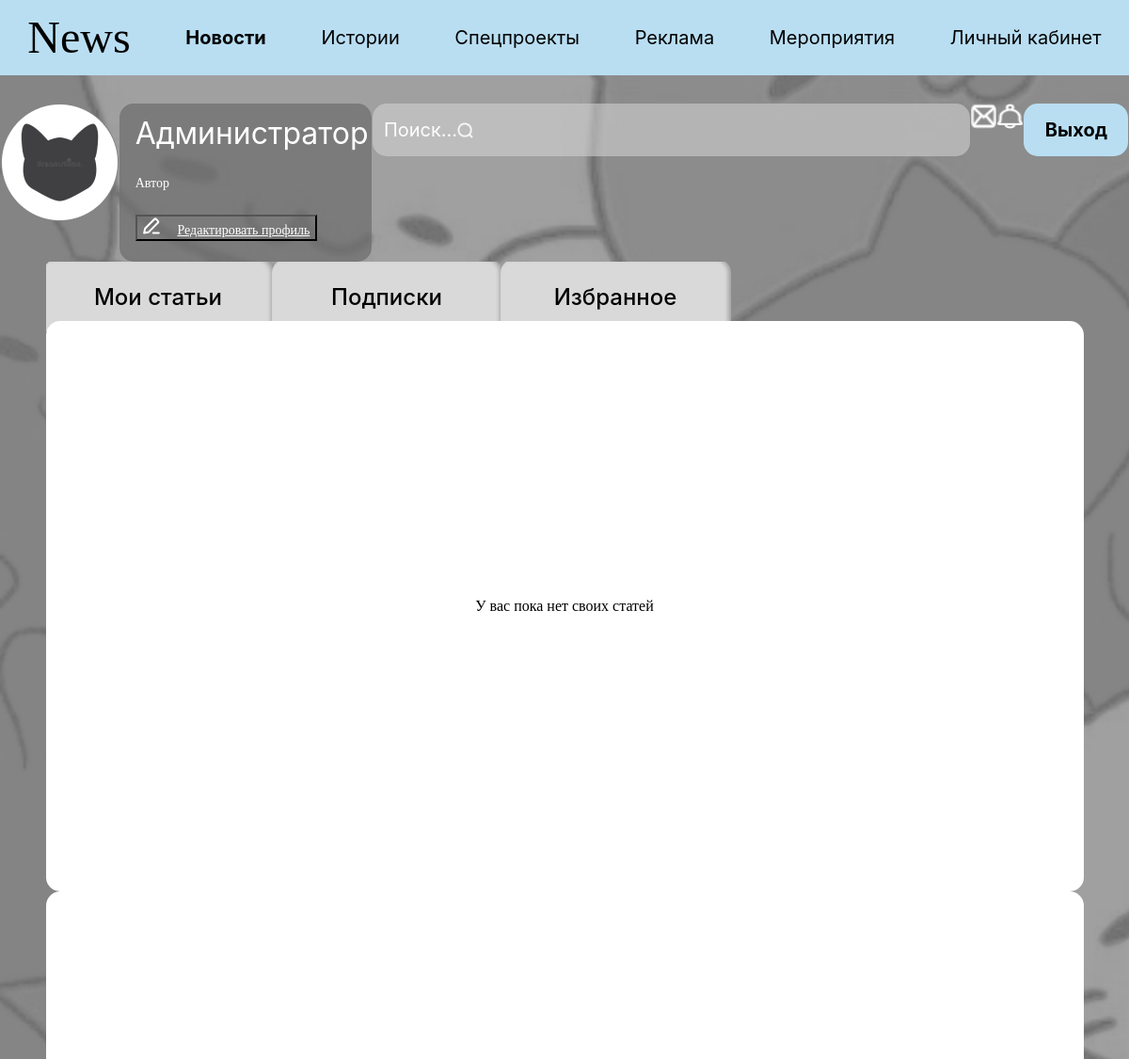
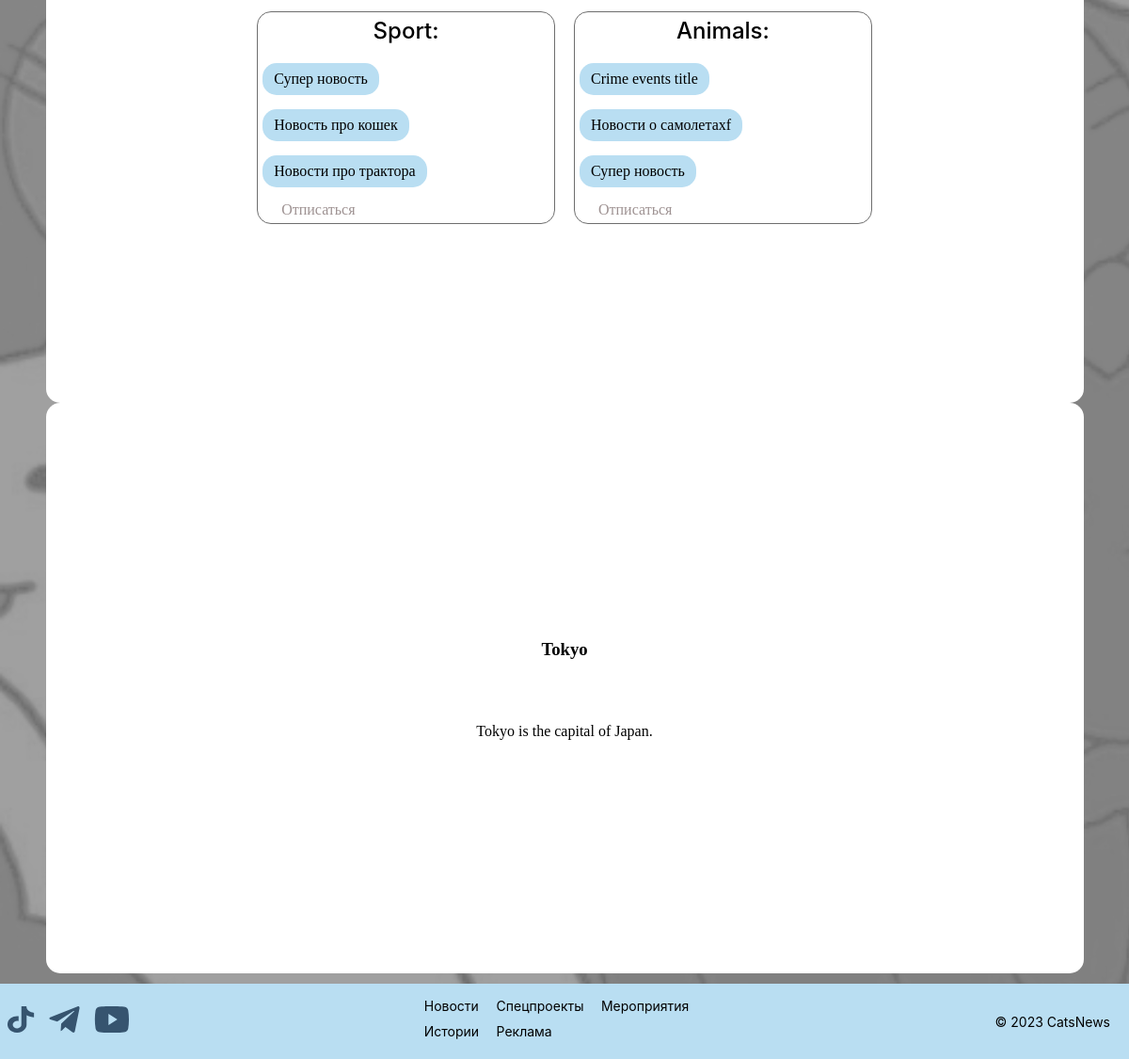
Page /profile/3/ (signed in) on the committed database (2 pictures, top to bottom).
### news/models.py (models this page shows, shortened)
class Category(models.Model):
    category = models.CharField(max_length=128, unique=True)
    subscribers = models.ManyToManyField(User, blank=True)

class Post(models.Model):
    artickle = 'ar'
    news = 'nw'
    TYPES = [
        (artickle, 'статья'),
        (news, 'новость')
    ]
    author = models.ForeignKey(Author, on_delete=models.CASCADE, default=artickle)
    type = models.CharField(max_length=2, choices=TYPES, default=artickle)
    pub_date = models.DateTimeField(auto_now_add=True)
    category = models.ManyToManyField(Category, through='PostCategory')
    title = models.CharField(max_length=250)
    content = models.TextField()
    rating = models.IntegerField(default=0)

### news/views.py (the view)
# urls.py: path('profile/<int:pk>/', UserProfile.as_view(), name='profile'),
class UserProfile(LoginRequiredMixin, DetailView):
    model = User
    template_name = 'accounts/profile.html'
    context_object_name = 'user'
    def get_context_data(self, **kwargs):
        context = super().get_context_data(**kwargs)
        user = self.request.user
        categories = []
        for category in Category.objects.all():
            for subscribe in category.subscribers.all():
                if subscribe==user:
                    categories.append(category)
        context['categories'] = categories
        posts = {}
        for category in categories:
            posts[category]=[]
            for post in Post.objects.all():
                for cat in post.category.all():
                    if cat == category:
                        posts[category].append(post)
        context['posts'] = posts
        if not user.groups.filter(name='authors').exists():
            context['status'] = "Читатель"
            context['author_posts'] = None
        else:
            context['status'] = "Автор"
            author_posts = []
            for post in Post.objects.all():
                if str(post.author) == str(user):
                    author_posts.append(post)
            context['author_posts'] = author_posts
        return context

### news/models.py (called while the page is built)
    def __str__(self):
        return f'{self.user}'

### templates/accounts/profile.html (shortened to what this page needs)
{% extends 'default.html' %}
{% load static %}
{% block style %}
<link type="text/css" href="{% static 'css/accounts/profile.css' %}" rel="stylesheet" />
{% endblock style %}
{% block content %}
<div id="profile_page">
    <div class="topProfilePage">
        <img src="{% static 'assets/avatar.png' %}" alt="avatar" width="125px" height="125px">
        <div class="user_info">
            <div class="userName">{{ user.username }}</div>
            <div class="status">{{ status }}</div>
            <button id="edit_profile">
                <span id="edit_profile_caption">Редактировать профиль</span>
            </button>
        </div>
        <div class="profile_search">
            <span>Поиск...</span>
            <img src="{% static 'assets/search.png' %}" alt="search" width="17px" height="17px">
        </div>
        <div class="profileMessages">
            <img src="{% static 'assets/message.png' %}" alt="search" width="27px" height="27px">
        </div>
        <div class="profileNotifications">
            <img src="{% static 'assets/notify.png' %}" alt="search" width="27px" height="27px">
        </div>
        <div class="exitBtn">
            <a href="{% url 'news:logout' %}" style="font-weight: 700;">Выход</a>
        </div>
    </div>
    <div class="userInfoWindow">
        <div class="tab">
            <button class="tablinks" onclick="openTab(event, 'tab__articles')">Мои статьи</button>
            <button class="tablinks" id = "article__button" onclick="openTab(event, 'tab__subscribe')">Подписки</button>
            <button class="tablinks" onclick="openTab(event, 'tab__favorite')">Избранное</button>
        </div>
        <div id="tab__articles" class="tabcontent">
            {% if status == "Автор" %}
                {% if author_posts %}
                <div class="author__posts">
                    {% for post in author_posts %}
                    <div class="author__post">
                        <div class="author__post__title">{{post.title}}</div>
                        <div class="author__post__body">{{post.content}}</div>
                        <div class="author__post__date">
                            <a href="{% url 'news:post_update' post.id %}">
                                <svg width="18" height="18" viewBox="0 0 18 18" fill="none" xmlns="http://www.w3.org/2000/svg">
                                    <path d="M10.8 16.5516H16.8M1.20001 16.5516L5.566 15.6719C5.79777 15.6252 6.01059 15.511 6.17773 15.3438L15.9514 5.56478C16.42 5.09592 16.4197 4.33593 15.9507 3.86747L13.8803 1.7994C13.4115 1.33113 12.6519 1.33145 12.1835 1.80011L2.40877 11.5802C2.24196 11.7471 2.12806 11.9594 2.08132 12.1907L1.20001 16.5516Z" stroke="#747474" stroke-width="2" stroke-linecap="round" stroke-linejoin="round"/>
                                </svg>
                            </a>
                            {{post.pub_date}}
                        </div>
                    </div>
                    {% endfor %}
                </div>
                {% else %}
                    <p>У вас пока нет своих статей</p>
                {% endif %}
            {% endif %}
        </div>
        <div id="tab__subscribe" class="tabcontent">
            <div class="subscribes">
                {% for category in categories %}
                    {% for subscribe in category.subscribers.all %}
                        {% if subscribe == user %}
                            <div class="subscribe_block">
                                <div class="subscribe__category">{{ category.category }}:</div>
                                <div class="subscribe__posts">
                                    {% for cat, post in posts.items %}
                                    {% if cat == category %}
                                        {% for pos in post %}
                                            <div class="subscribe__post__title">{{ pos.title }}</div>
                                        {% endfor %}
                                    {% endif %}
                                    {% endfor %}
                                </div>
                                <div class="subscribe__signout"><a href="{% url 'news:unsubscribe' category.id %}">Отписаться</a></div>
                            </div>
                        {% endif %}
                    {% endfor %}
                {% endfor %}
            </div>
        </div>
        <div id="tab__favorite" class="tabcontent">
            <h3>Tokyo</h3>
            <p>Tokyo is the capital of Japan.</p>
        </div>
    </div>
</div>
{% endblock content %}

### templates/default.html (shortened to what this page needs)
{% load static %}
<!DOCTYPE html>
<html lang="en">
<head>
    <link type="text/css" href="{% static 'css/styles.css' %}" rel="stylesheet" />
    {% block style %}
    {% endblock style %}
</head>
<body>
    <header>
        <div id="icon">News</div>
        <div class="category"><a href="{% url 'news:posts' %}" style="font-weight: 700;">Новости</a></div>
        <div class="category"><a href="#">Истории</a></div>
        <div class="category"><a href="#">Спецпроекты</a></div>
        <div class="category"><a href="#">Реклама</a></div>
        <div class="category"><a href="#">Мероприятия</a></div>
        {% if user.id %}
            <div class="category"><a href="{% url 'news:profile' user.id %}">Личный кабинет</a></div>
        {% endif %}
    </header>
    <section class="main_content">
        {% block content %}
        {% endblock content %}
    </section>
    <footer>
        <div id="social">
            <div>
            </div>
            <div>
            </div>
            <div>
            </div>
        </div>
        <div id="labels">
            <div class="label">Новости</div>
            <div class="label">Истории</div>
            <div class="label">Спецпроекты</div>
            <div class="label">Реклама</div>
            <div class="label">Мероприятия</div>
        </div>
        <div id = 'copyright'>
            © 2023 CatsNews
        </div>
    </footer>
</body>
</html>

### static/css/styles.css (style rules this page uses)
body { margin: 0; padding: 0; }
header { position: fixed; width: 100%; height: 80px; background-color: #B9DEF2; display: flex; justify-content: space-around; align-items: center; margin:0; padding: 0; z-index: 1; }
.main_content { position: relative; }
#icon { font-family: 'Itim'; font-style: normal; font-weight: 400; font-size: 48px; line-height: 58px; }
.category { height: 100%; width: auto; }
.category > a { display: flex; align-items: center; text-align: center; text-decoration: none; font-family: 'Inter'; font-style: normal; font-weight: 400; font-size: 20px; line-height: 24px; color: black; height: 100%; width: 100%; }
.main_content { display: flex; background: url(../assets/back.png); background-size: cover; background-color: grey; background-blend-mode: luminosity; min-height: 54em; padding-bottom: 80px; padding-top: 110px; }
footer { position: fixed; display: flex; justify-content: space-between; bottom: 0; width: 100%; height: 80px; background-color: #B9DEF2; }
#social { display: flex; height: 100%; width: 12%; align-items: center; justify-content: space-around; }
#labels { display: flex; flex-direction: column; flex-wrap: wrap; margin-top: 10px; width: 25%; height: 100%; }
.label { display: flex; align-items: center; font-family: 'Inter'; font-style: normal; font-weight: 400; font-size: 14px; line-height: 17px; margin: 5px 0; }
#copyright { display: flex; font-family: 'Inter'; font-style: normal; font-weight: 400; font-size: 14px; line-height: 17px; height: 100%; align-items: center; padding-right: 20px; }

### static/css/accounts/profile.css (style rules this page uses)
#profile_page { display: flex; flex-direction: column; width: 100%; }
.topProfilePage { display: flex; width: 100%; justify-content: space-around; }
.user_info { display: flex; flex-direction: column; align-items: flex-start; padding: 12px 17px; width: 234px; height: 144px; background: rgba(112, 112, 112, 0.77); border-radius: 15px; }
.userName { font-family: 'Inter'; font-weight: 400; font-size: 32px; line-height: 39px; color: #FFFFFF; margin-bottom: 25px; }
.status { font-family: 'Itim'; font-weight: 200; font-size: 14px; line-height: 17px; color: #FFFFFF; margin-bottom: 25px; }
#edit_profile { background: none; }
#edit_profile_caption { font-family: 'Itim'; font-weight: 400; font-size: 14px; text-decoration-line: underline; color: #FFFFFF; margin-left: 15px; }
.profile_search { display: flex; align-items: center; padding: 8px 12px; width: 611px; height: 40px; background: rgba(210, 210, 210, 0.59); border-radius: 15px; }
.profile_search>span { font-family: 'Inter'; font-weight: 400; font-size: 20px; color: #FFFFFF; }
.exitBtn>a { display: flex; justify-content: center; align-items: center; padding: 8px 12px; width: 87px; height: 40px; background: #B9DEF2; border-radius: 15px; font-family: 'Inter'; font-weight: 400; font-size: 20px; color: #000000; text-decoration: none; }
.userInfoWindow { margin: 0 auto; }
.tab { overflow: hidden; }
.tab button { width: 245px; height: 80px; background: #D9D9D9; box-shadow: inset -3px 0px 4px rgba(0, 0, 0, 0.25); border-radius: 15px 15px 0px 0px; margin: -3px; font-family: 'Inter'; font-weight: 500; font-size: 24px; line-height: 29px; border: 0; }
.tabcontent { position: relative; top:-11px; width: 1103px; height: 606px; background: #FFFFFF; border-radius: 15px; box-sizing: border-box; display: flex; flex-direction: column; justify-content: center; align-items: center; padding: 20px; gap: 32px; }
.subscribes { display: flex; }
.subscribe_block { display: flex; flex-direction: column; justify-items: flex-start; border: 1px solid #6E6E6E; border-radius: 15px; padding: 5px; flex-wrap: wrap; margin: 10px; }
.subscribe__category { align-self: center; font-family: 'Inter'; font-weight: 550; font-size: 24px; line-height: 29px; margin-bottom: 20px; }
.subscribe__posts { display: flex; flex-direction: column; max-height: 147px; overflow: hidden; }
.subscribe__post__title { align-self: flex-start; display: flex; justify-content: center; padding: 8px 12px; gap: 10px; background: #B9DEF2; border-radius: 15px; margin-bottom: 15px; }
.subscribe__signout>a { align-self: center; text-decoration: none; color: #9e9292; margin-left: 20px; }

### rows in the picture
Category: category "Sport"
Post: title "Супер новость"
Post: title "Новость про кошек"
Post: title "Новости про трактора"
Category: category "Animals"
Post: title "Crime events title"
Post: title "Новости о самолетахf"
Post: title "Супер новость"

### other values in the picture
{{ user.username }} "Администратор"
{{ status }} "Автор"
